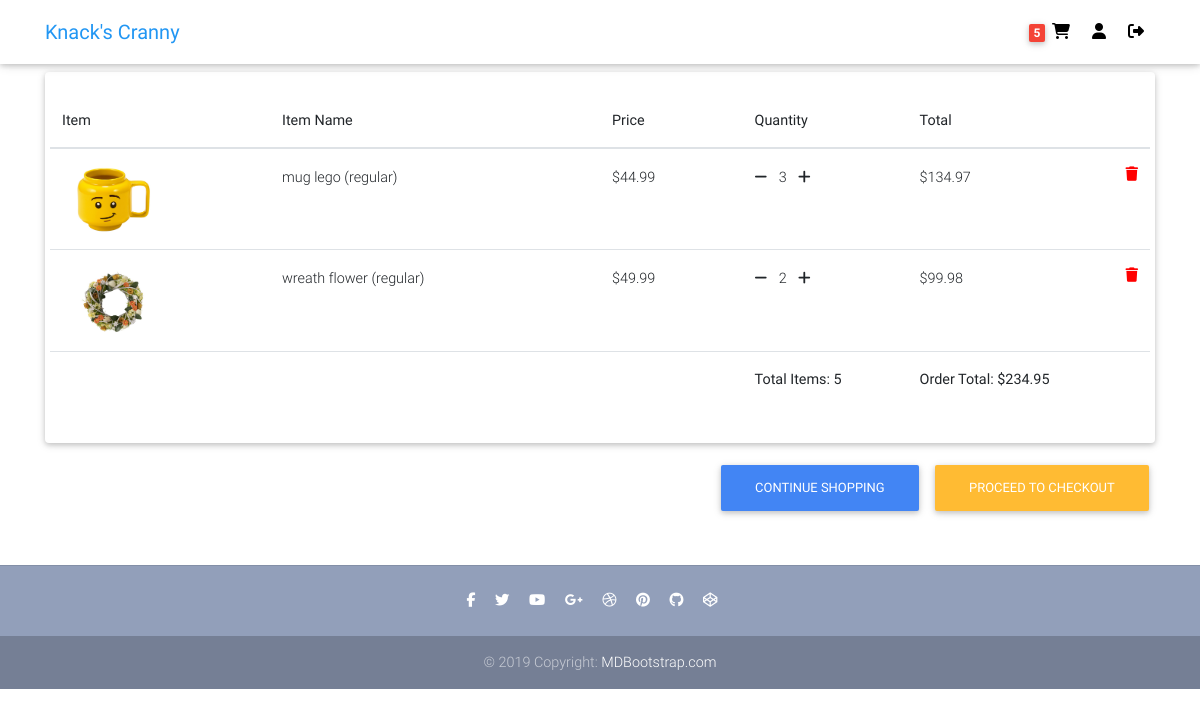
The app's page /cart/ (signed in), older data.
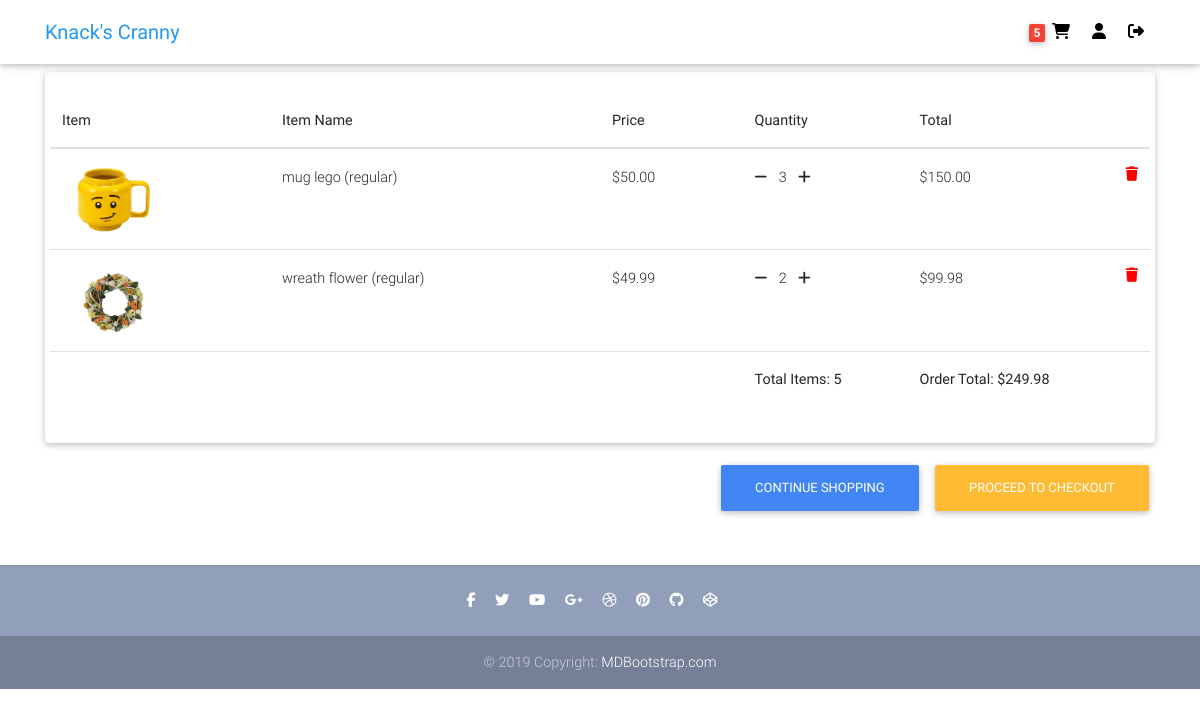
The same page, newer data.
### users/models.py (models this page shows, shortened)
class Customer(models.Model):
    user = models.OneToOneField(User, on_delete=models.SET_NULL, blank=True, null=True)
    session_id = models.CharField(max_length=32, blank=True, null=True)
    first_name = models.CharField(max_length=50, blank=True, null=True)
    last_name = models.CharField(max_length=50, blank=True, null=True)
    email = models.EmailField(max_length=100, blank=True, null=True)
    contact1 = models.CharField(max_length=30, blank=True, null=True)
    contact2 = models.CharField(max_length=30, blank=True, null=True)
    date_added = models.DateTimeField(default=timezone.now)
    date_updated = models.DateTimeField(default=timezone.now)
    image = models.ImageField(default=f'default_profile.png', upload_to='profile_pics')

### ecommerce/models.py (models this page shows, shortened)
class Order(models.Model):
    customer = models.ForeignKey(Customer, on_delete=models.SET_NULL, blank=True, null=True)
    reference_code = models.CharField(max_length=20, blank=True, null=True)
    shipping_address = models.ForeignKey(Address, related_name='shipping_address', on_delete=models.SET_NULL, blank=True, null=True)
    billing_address = models.ForeignKey(Address, related_name='billing_address', on_delete=models.SET_NULL, blank=True, null=True)
    payment = models.ForeignKey(Payment, on_delete=models.SET_NULL, blank=True, null=True)
    coupon = models.ForeignKey(Coupon, on_delete=models.SET_NULL, blank=True, null=True)
    date_added = models.DateTimeField(default=timezone.now)
    is_ordered = models.BooleanField(default=False)
    ordered_date = models.DateTimeField(blank=True, null=True)
    date_updated = models.DateTimeField(default=timezone.now)
    @property
    def get_cart_total(self):
        order_items = self.orderitem_set.all()
        total = sum([item.get_total for item in order_items])
        if self.coupon:
            if self.coupon.fixed_amount:
                total -= self.coupon.fixed_amount
            elif self.coupon.percent_value:
                total = round(total - (total * (self.coupon.percent_value / 100)),2)
        return total
    @property
    def get_cart_items(self):
        order_items = self.orderitem_set.all()
        total = sum([item.quantity for item in order_items])
        return total

class OrderItem(models.Model):
    item = models.ForeignKey(Variation, on_delete=models.SET_NULL, blank=True, null=True)
    order = models.ForeignKey(Order, on_delete=models.SET_NULL, blank=True, null=True)
    ordered_item_price = models.DecimalField(max_digits=6, decimal_places=2, null=True, blank=True)
    quantity = models.IntegerField(default=0, blank=True, null=True)
    date_added = models.DateTimeField(default=timezone.now)
    @property
    def get_total(self):
        total = self.item.price * self.quantity
        return total

### items/models.py (models this page shows, shortened)
class Variation(models.Model):
    item = models.ForeignKey(Item, on_delete=models.CASCADE)
    name = models.CharField(max_length=100, default='regular')
    alias = models.CharField(max_length=150, blank=True, unique=True)
    price = models.DecimalField(max_digits=6, decimal_places=2, null=True, blank=True)
    price_discount = models.DecimalField(max_digits=6, decimal_places=2, null=True, blank=True)
    description = models.TextField(null=True, blank=True)
    inventory = models.PositiveIntegerField(default=0, blank=True)
    active = models.BooleanField(default=True)
    date_added = models.DateTimeField(default=timezone.now)
    date_updated = models.DateTimeField(default=timezone.now)

class VariationImage(models.Model):
    variation = models.ForeignKey(Variation, on_delete=models.CASCADE)
    name = models.CharField(max_length=100, default='default')
    alias = models.CharField(max_length=150, blank=True, unique=True)
    image = image = models.ImageField(default=f'default_variation.png', upload_to='item_variation_pics')

class Item(models.Model):
    category = models.ForeignKey(Category, on_delete=models.SET_NULL, null=True, blank=True)
    name = models.CharField(max_length=100, unique=True)
    description = models.TextField()
    price = models.DecimalField(max_digits=6, decimal_places=2)
    price_discount = models.DecimalField(max_digits=6, decimal_places=2, null=True, blank=True)
    date_added = models.DateTimeField(default=timezone.now)
    date_updated = models.DateTimeField(default=timezone.now)
    image = models.ImageField(default=f'default.png', upload_to='item_pics')

### ecommerce/views.py (the view)
# urls.py: path('cart/', views.cart, name='cart'),
def cart(request):
    customer = query_customer(request)
    order, created = Order.objects.get_or_create(customer=customer, is_ordered=False)
    items = order.orderitem_set.all()
    context = {
        'items': items,
        'order': order,
    }
    return render(request, 'ecommerce/cart.html', context)

### ecommerce/templatetags/cart_items_count.py (called while the page is built)
@register.filter
def cart_items_count(request):
    customer = query_customer(request)
    order = Order.objects.filter(customer=customer, is_ordered=False)
    if order.exists():
        return order.first().get_cart_items
    return None

### ecommerce/views.py (called while the page is built)
def query_customer(request):
    if request.user.is_authenticated:
        return Customer.objects.filter(user=request.user).first()
    else:
        return get_session(request)

### ecommerce/templates/ecommerce/cart.html (shortened to what this page needs)
{% extends "ecommerce/base.html" %}
{% block content %}
<main class="mt-5 pt-4">
  <div class="container">
    <div class="row">
      <div class="col-md-12 mb-4">
        <div class="card">
          <div class="card-body">
            <div class="row">
              <div class="table-responsive text-nowrap">
                <table class="table">
                  <thead>
                    <tr>
                      <th scope="col">Item</th>
                      <th scope="col">Item Name</th>
                      <th scope="col">Price</th>
                      <th scope="col" class="th-cart">Quantity</th>
                      <th scope="col" class="th-cart">Total</th>
                      <th scope="col"></th>
                    </tr>
                  </thead>
                  <tbody>
                    {% for item in items %}
                    <tr>
                      <th scope="row" class="th-summary-img"><img style="width:100px" src="{{ item.item.variationimage_set.first.image.url }}"></th>
                      <td class="td-cart">{{ item.item.item.name }} ({{ item.item.name }})</td>
                      <td>${{ item.item.price }}</td>
                      <td>
                        {% if item.quantity > 1%}
                        <form name="minusCart-{{item.item.id}}" action="{% url 'ecommerce:minus-from-cart' item.item.id %}" method="POST" class="d-inline">
                          <a onClick="document.forms['minusCart-{{item.item.id}}'].submit();" href="#"><i class="fas fa-minus mr-2"></i></a>
                        </form>
                        {% else %}
                        <a data-toggle="modal" href="#delete-cart-item{{ item.item.id }}"><i class="fas fa-minus mr-2"></i></a>
                        {% endif %}
                        {{ item.quantity }}
                        <form name="addCart-{{item.item.id}}" action="{% url 'ecommerce:add-to-cart' item.item.id 2 %}" method="POST" class="d-inline">
                          <a onClick="document.forms['addCart-{{item.item.id}}'].submit();" href="#"><i class="fas fa-plus ml-2"></i></a>
                        </form>
                      </td>
                      <td>${{ item.get_total }}</td>
                      <td>
                        <a data-toggle="modal" href="#delete-cart-item{{ item.item.id }}" style='color: red;'>
                          <i class="fas fa-trash float-right"></i>
                        </a>
                      </td>
                    </tr>
                    {% empty %}
                    <tr>
                      <td class="text-warning">Cart is empty.</td>
                    </tr>
                    {% endfor %}
                    {% if items %}
                    <tr>
                      <td colspan="3"></td>
                      <td><strong>Total Items: {{ order.get_cart_items }}</strong></td>
                      <td><strong>Order Total: ${{ order.get_cart_total }}</strong></td>
                      <td></td>
                    </tr>
                    {% endif %}
                  </tbody>
                </table>
              </div>
            </div>
          </div>
        </div>
        <div class="float-right mt-3">
          <a class="btn btn-primary" href="{% url 'ecommerce:home' %}">Continue shopping</a>
          {% if items %}
          <a class="btn btn-warning" href="{% url 'ecommerce:checkout' %}">Proceed to checkout</a>
          {% endif %}
        </div>
      </div>
    </div>
  </div>
</main>
{% endblock content %}

### ecommerce/templates/ecommerce/base.html (shortened to what this page needs)
{% load static %}
<!DOCTYPE html>
<html lang="en" dir="ltr">
<head>
    <link href="{% static 'ecommerce/css/bootstrap.min.css' %}" rel="stylesheet">
    <link href="{% static 'ecommerce/css/mdb.min.css' %}" rel="stylesheet">
    <link href="{% static 'ecommerce/css/style.css' %}" rel="stylesheet">
</head>
{% include "ecommerce/navbar.html" %}
<body>
    {% block content %}
    {% endblock content %}
    {% include "ecommerce/footer.html" %}
</body>
</html>

### ecommerce/templates/ecommerce/navbar.html (shortened to what this page needs)
{% load cart_items_count %}
<nav class="navbar fixed-top navbar-expand-lg navbar-light white scrolling-navbar">
    <div class="container">
      <a class="navbar-brand waves-effect" href="/">
        <strong class="blue-text">Knack's Cranny</strong>
      </a>
      <div class="collapse navbar-collapse" id="navbarSupportedContent">
        <ul class="navbar-nav nav-flex-icons">
          {% if request.user.is_authenticated %}
          <li class="nav-item">
            <a href="{% url 'ecommerce:cart' %}" class="nav-link waves-effect" title="Cart">
              {% if request|cart_items_count %}
              <span class="badge red z-depth-1"> {{ request|cart_items_count }} </span>
              {% endif %}
              <i class="fas fa-shopping-cart"></i>
            </a>
          </li>
          <li class="nav-item">
            <a href="{% url 'users:profile' %}" class="nav-link waves-effect" title="{{ user.username }}">
              <i class="fas fa-user"></i>
            </a>
          </li>
          <li class="nav-item">
            <a class="nav-link waves-effect" href="{% url 'logout' %}" title="Log Out">
              <i class="fas fa-sign-out-alt"></i>
            </a>
          </li>
          {% endif %}
        </ul>
      </div>
    </div>
  </nav>

### ecommerce/templates/ecommerce/footer.html
<footer class="page-footer text-center font-small mt-4 wow fadeIn">
    <hr class="my-4">
    <div class="pb-4">
      <a href="https://www.facebook.com/mdbootstrap" target="_blank">
        <i class="fab fa-facebook-f mr-3"></i>
      </a>
      <a href="https://twitter.com/MDBootstrap" target="_blank">
        <i class="fab fa-twitter mr-3"></i>
      </a>
      <a href="https://www.youtube.com/watch?v=7MUISDJ5ZZ4" target="_blank">
        <i class="fab fa-youtube mr-3"></i>
      </a>
      <a href="https://plus.google.com/u/0/b/107863090883699620484" target="_blank">
        <i class="fab fa-google-plus-g mr-3"></i>
      </a>
      <a href="https://dribbble.com/mdbootstrap" target="_blank">
        <i class="fab fa-dribbble mr-3"></i>
      </a>
      <a href="https://pinterest.com/mdbootstrap" target="_blank">
        <i class="fab fa-pinterest mr-3"></i>
      </a>
      <a href="https://github.com/mdbootstrap/bootstrap-material-design" target="_blank">
        <i class="fab fa-github mr-3"></i>
      </a>
      <a href="http://codepen.io/mdbootstrap/" target="_blank">
        <i class="fab fa-codepen mr-3"></i>
      </a>
    </div>
    <div class="footer-copyright py-3">
      © 2019 Copyright:
      <a href="https://mdbootstrap.com/education/bootstrap/" target="_blank"> MDBootstrap.com </a>
    </div>
  </footer>

### ecommerce/templates/ecommerce/scripts.html (shortened to what this page needs)
{% load static %}

### ecommerce/static/ecommerce/css/style.css (style rules this page uses)
.page-footer { background-color: #929FBA; }
.th-cart { width: 15%; }
.td-cart { width: 30%; }
.th-summary-img { width: 20%; }

Row changes from the older to the newer data that the page shows:
changed through a linked row, OrderItem "mug lego": item.price "44.99" → "50.00"; get_total "134.97" → "150.00"
changed Order: get_cart_total "234.95" → "249.98"
